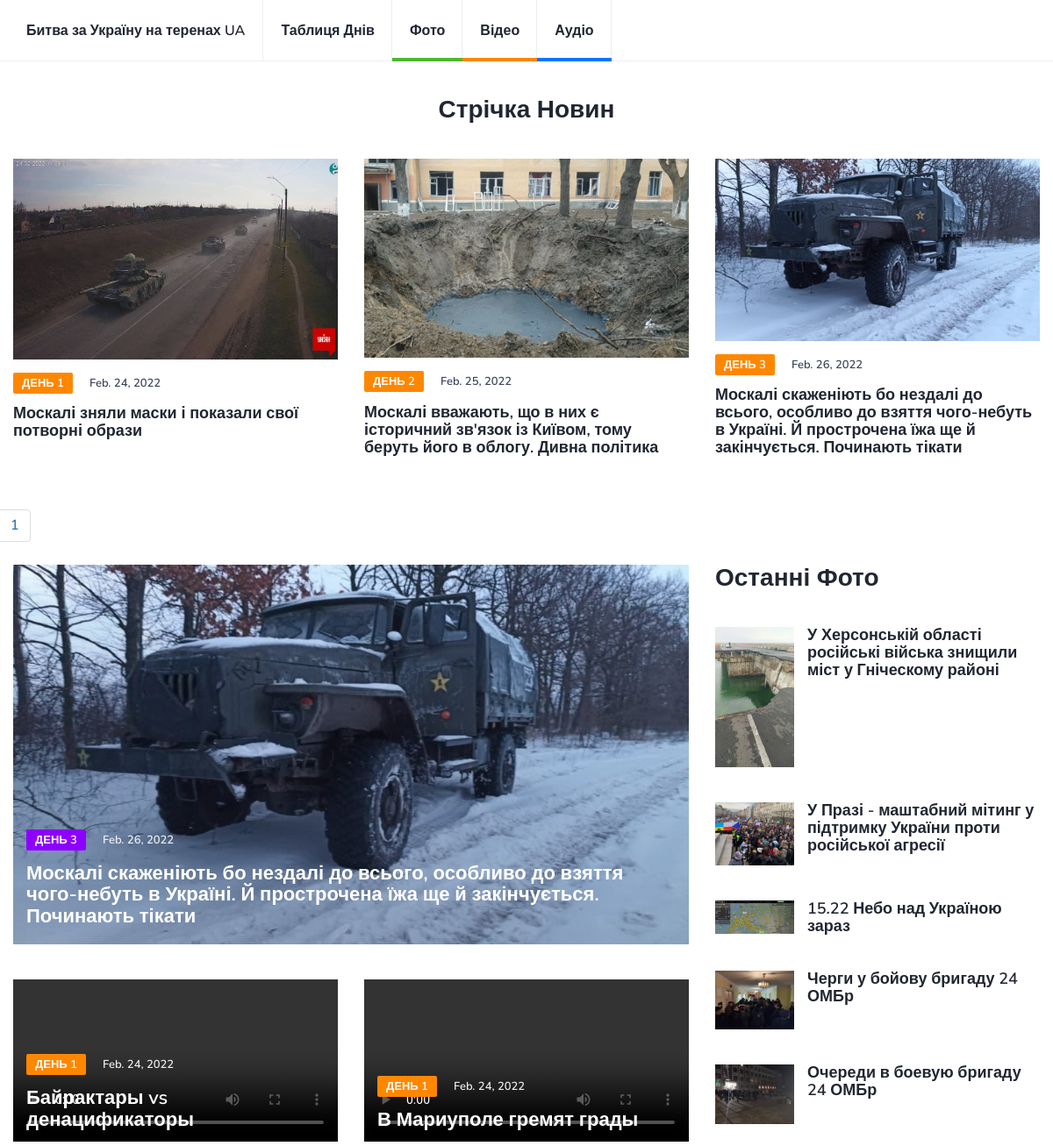
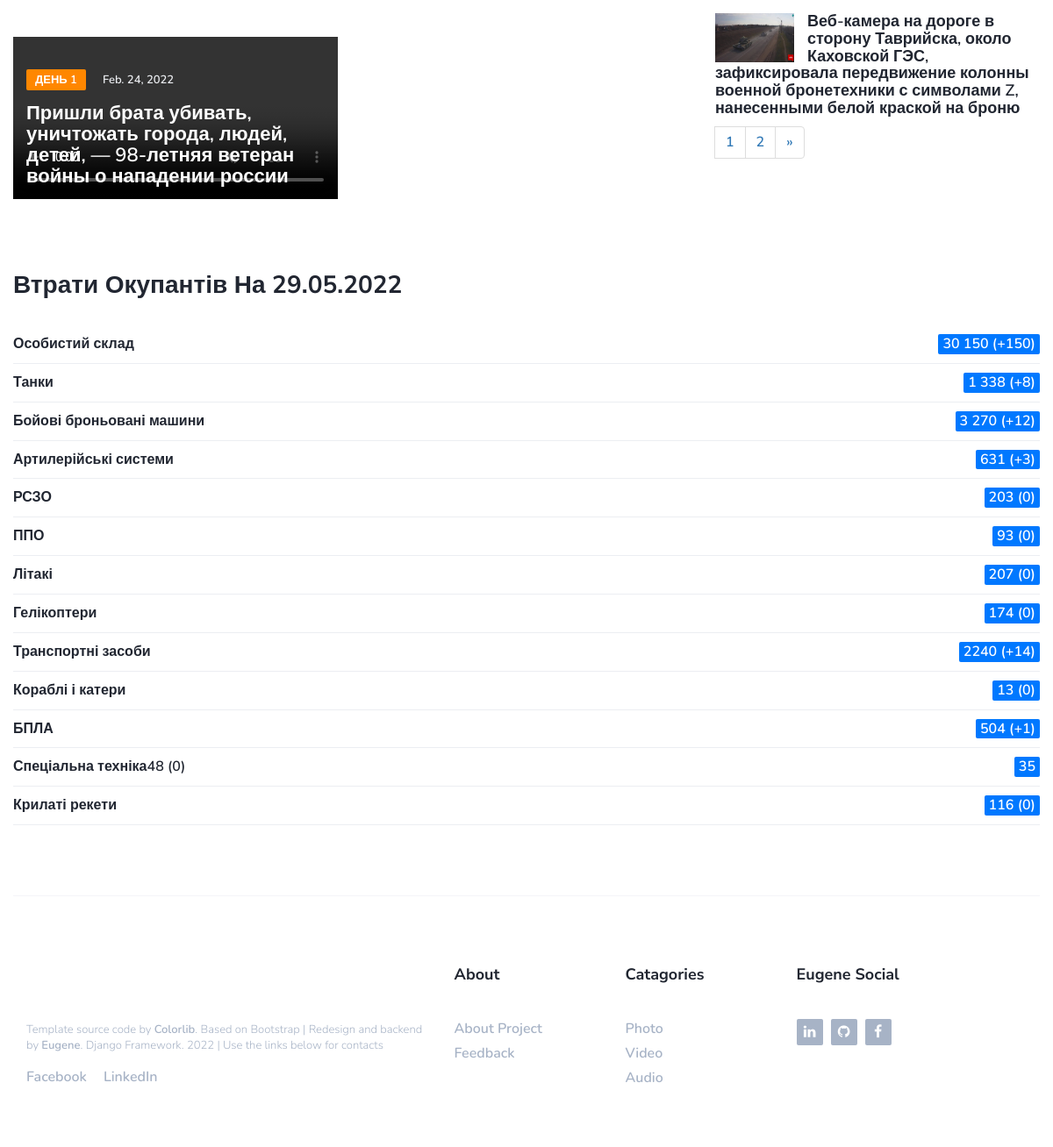
The page / on the database its author committed (2 pictures, top to bottom).
### usersite/models.py (models this page shows, shortened)
class GeneralDayDescriptionModel(models.Model):
    day_number = models.CharField(max_length=4)
    date = models.DateField(auto_now_add=False)
    day_title = models.CharField(max_length=200)
    daily_image = models.ImageField(upload_to='media/images/')
    def __str__(self):
        return f'День {self.day_number}'
    class Meta:
        verbose_name = 'day'
        verbose_name_plural = 'Days'

class DayVideoModel(models.Model):
    parent = models.ForeignKey(GeneralDayDescriptionModel, db_index=True, on_delete=models.PROTECT)
    description = models.TextField(blank=True)
    media = models.FileField(upload_to='media/video/%Y/%m/%d')
    parent_event_time = models.ForeignKey(DayEventModel, db_index=True, on_delete=models.PROTECT, blank=True)
    category = models.ForeignKey('ItemCategoryModel', db_index=True, on_delete=models.PROTECT)
    class Meta:
        verbose_name = 'video'
        verbose_name_plural = 'Videos'

class DayPhotoModel(models.Model):
    parent = models.ForeignKey(GeneralDayDescriptionModel, db_index=True, on_delete=models.PROTECT)
    description = models.TextField(blank=True)
    media = models.ImageField(upload_to='media/photo/%Y/%m/%d')
    parent_event_time = models.ForeignKey(DayEventModel, db_index=True, on_delete=models.PROTECT, blank=True)
    category = models.ForeignKey('ItemCategoryModel', db_index=True, on_delete=models.PROTECT, related_name='photocategory')
    class Meta:
        verbose_name = 'photo'
        verbose_name_plural = 'Photos'

class LostItemsListModel(models.Model):
    date = models.ForeignKey(GeneralDayDescriptionModel, db_index=True, on_delete=models.PROTECT, default='1')
    team = models.CharField(max_length=16)
    tanks = models.CharField(max_length=16)
    battle_armored_vehicle = models.CharField(max_length=16)
    artilery_system = models.CharField(max_length=16)
    rszo = models.CharField(max_length=16)
    antyair_missle = models.CharField(max_length=16)
    airplanes = models.CharField(max_length=16)
    helicopters = models.CharField(max_length=16)
    vehicles = models.CharField(max_length=16)
    ships_and_boats = models.CharField(max_length=16)
    bpla = models.CharField(max_length=16)
    special_vehicle = models.CharField(max_length=16)
    rockets = models.CharField(max_length=16)
    class Meta:
        verbose_name = 'or change items info'
        verbose_name_plural = 'Lost items list'

### usersite/views.py (the view)
# urls.py: path('', index, name='home'),
def index(request):
    current_day = GeneralDayDescriptionModel.objects.order_by('-pk').first()
    day_review = GeneralDayDescriptionModel.objects.all()
    day_review_paginator = Paginator(day_review, 3)
    day_review_page_number = request.GET.get('page')
    day_review_page_obj = day_review_paginator.get_page(day_review_page_number)
    photos = DayPhotoModel.objects.order_by('-parent')
    photos_paginator = Paginator(photos, 6)
    photos_page_number = request.GET.get('page')
    photos_page_obj = photos_paginator.get_page(photos_page_number)
    videos = DayVideoModel.objects.order_by('-parent')
    videos_paginator = Paginator(videos, 4)
    videos_page_number = request.GET.get('page')
    videos_page_obj = videos_paginator.get_page(videos_page_number)
    lost_items = LostItemsListModel.objects.all().order_by('-date')
    context = {
        'current_day': current_day,
        'day_review_page_obj': day_review_page_obj,
        'photos_page_obj': photos_page_obj,
        'videos': videos,
        'lost_items': lost_items,
    }
    return render(request, 'usersite/index.html', context=context)

### usersite/templates/usersite/index.html (shortened to what this page needs)
{% extends 'usersite/_base.html' %}
{% load static %}
{% block content %}
<div class="col-md-12">
    <div class="section-title text-center">
      <h2>Стрічка новин</h2>
    </div>
</div>
<div class="row">
  {% for item in day_review_page_obj %}
  <div class="col-md-4">
      <div class="post">
          <a class="post-img" href="{% url 'review' item.pk %}"><img
                  src="{{ item.daily_image | default:'default_image.png' }}" alt=""></a>
          <div class="post-body">
              <div class="post-meta">
                  <span class="post-category cat-2">День {{ item.day_number }}</span>
                  <span class="post-date">{{ item.date }}</span>
              </div>
              <h3 class="post-title"><a href="{% url 'review' item.pk %}">{{ item.day_title }}</a></h3>
          </div>
      </div>
  </div>
  {% endfor %}
    <nav style="margin-top: -5rem" class="ml-auto" aria-label="Page navigation example">
        <ul class="pagination">
            {% for page in day_review_page_obj.paginator.page_range %}
            <li class="page-item"><a class="page-link" href="?page={{ page }}">{{ page }}</a></li>
            {% endfor %}
        </ul>
    </nav>
</div>
<div class="row">
    <div class="col-md-8">
        <div class="row">
            <div class="col-md-12">
                <div class="post post-thumb">
                    <a class="post-img" href="blog-post.html"><img src="{{ current_day.daily_image }}" alt=""></a>
                    <div class="post-body">
                        <div class="post-meta">
                            <a class="post-category cat-3" href="category.html">День {{ current_day.day_number }}</a>
                            <span class="post-date">{{ current_day.date }}</span>
                        </div>
                        <h3 class="post-title"><a href="blog-post.html">{{ current_day.day_title }}</a></h3>
                    </div>
                </div>
            </div>
        </div>
        <div class="row">
            {% for item in videos %}
            <div class="col-md-6">
                <div class="post post-thumb">
                    <video src="{{ item.media }}" controls width="100%"></video>
                    <div class="post-body">
                        <div class="post-meta">
                            <a class="post-category cat-2" href="category.html">{{ item.parent }}</a>
                            <span class="post-date">{{ item.parent.date }}</span>
                        </div>
                        <h3 class="post-title"><a href="blog-post.html">{{ item.description }}</a></h3>
                    </div>
                </div>
            </div>
            {% endfor %}
            <nav style="margin-top: -5rem" class="ml-auto" aria-label="Page navigation example">
            </nav>
        </div>
    </div>
    <div class="col-md-4">
        <div class="aside-widget">
            <div class="section-title">
                <h2>Останні фото</h2>
            </div>
            {% for item in photos_page_obj %}
            <div class="post post-widget">
                <a class="post-img" href="blog-post.html"><img src="{{ item.media }}" alt=""></a>
                <div class="post-body">
                    <h3 class="post-title"><a href="blog-post.html">{{ item.description }}</a></h3>
                </div>
            </div>
            {% endfor %}
            <nav style="margin-top: -5rem" class="ml-auto" aria-label="Page navigation example">
                <ul class="pagination">
                    {% for page in photos_page_obj.paginator.page_range %}
                    <li class="page-item"><a class="page-link" href="?page={{ page }}">{{ page }}</a></li>
                    {% endfor %}
                    {% if photos_page_obj.has_next %}
                    <li class="page-item">
                        <a class="page-link" href="?page={{ photos_page_obj.paginator.num_pages }}" aria-label="Next">
                            <span aria-hidden="true">&raquo;</span>
                        </a>
                    </li>
                    {% endif %}
                </ul>
            </nav>
        </div>
        <div class="aside-widget text-center">
        </div>
    </div>
</div>
<div class="aside-widget">
    <div class="section-title">
        <h2>Втрати окупантів на 29.05.2022</h2>
    </div>
    <div class="category-widget">
        <ul>
            {% for item in lost_items %}
            <li><a href="#" class="cat-4">Особистий склад<span>{{ item.team }}</span></a></li>
            <li><a href="#" class="cat-4">Танки<span>{{ item.tanks }}</span></a></li>
            <li><a href="#" class="cat-4">Бойові броньовані машини<span>{{ item.battle_armored_vehicle }}</span></a>
            </li>
            <li><a href="#" class="cat-4">Артилерійські системи<span>{{ item.artilery_system }}</span></a></li>
            <li><a href="#" class="cat-4">РСЗО<span>{{ item.rszo }}</span></a></li>
            <li><a href="#" class="cat-4">ППО<span>{{ item.antyair_missle }}</span></a></li>
            <li><a href="#" class="cat-4">Літакі<span>{{ item.airplanes }}</span></a></li>
            <li><a href="#" class="cat-4">Гелікоптери<span>{{ item.helicopters }}</span></a></li>
            <li><a href="#" class="cat-4">Транспортні засоби<span>{{ item.vehicles }}</span></a></li>
            <li><a href="#" class="cat-4">Кораблі і катери<span>{{ item.ships_and_boats }}</span></a></li>
            <li><a href="#" class="cat-4">БПЛА<span>{{ item.bpla }}</span></a></li>
            <li><a href="#" class="cat-4">Спеціальна техніка<span>35</span>{{ item.special_vehicle }}</a></li>
            <li><a href="#" class="cat-4">Крилаті рекети<span>{{ item.rockets }}</span></a></li>
            {% endfor %}
        </ul>
    </div>
</div>
{% endblock %}

### usersite/templates/usersite/_base.html (shortened to what this page needs)
{% load static %}
<!DOCTYPE html>
<html lang="en">
	<head>
		<link type="text/css" rel="stylesheet" href="{% static 'css/bootstrap.min.css' %}"/>
		<link rel="stylesheet" href="{% static 'css/font-awesome.min.css' %}">
		<link type="text/css" rel="stylesheet" href="{% static 'css/style.css' %}"/>
    </head>
<body>
{% include 'usersite/inc/_header.html' %}
<div class="section">
    <div class="container">
        <div class="row">
            {% block content %}{% endblock %}
        </div>
    </div>
</div>
{% include 'usersite/inc/_footer.html' %}
</body>
</html>

### usersite/templates/usersite/inc/_header.html
<header id="header">
    <div id="nav">
        <div id="nav-fixed">
            <div class="container">
                <div class="nav-logo">
                    <a href="{% url 'home' %}" class="logo">Битва за Україну на теренах UA</a>
                </div>
                <ul class="nav-menu nav navbar-nav">
                    <li><a href="{% url 'daylist' %}">Таблиця днів</a></li>
                    <li class="cat-1"><a href="{% url 'photo' %}">Фото</a></li>
                    <li class="cat-2"><a href="{% url 'video' %}">Відео</a></li>
                    <li class="cat-3"><a href="{% url 'audio' %}">Аудіо</a></li>
                </ul>
            </div>
        </div>
    </div>
</header>

### usersite/templates/usersite/inc/_footer.html (shortened to what this page needs)
<footer id="footer">
  <div class="container">
    <div class="row">
      <div class="col-md-5">
        <div class="footer-widget">
          <div class="footer-logo">
          </div>
          <div class="footer-copyright">
								<span> Template source code by <a href="https://colorlib.com" target="_blank">Colorlib</a>. Based on Bootstrap | Redesign and backend by <a
                                          href="">Eugene</a>. Django Framework. 2022 | Use the links below for contacts
                                  </span>
          </div>
          <ul style="margin-top: 1.5rem" class="footer-nav">
            <li><a href="https://www.facebook.com/eugene.chernishev" target="_blank">Facebook</a></li>
            <li><a href="https://www.linkedin.com/in/eugene-chernyshev-79145886/" target="_blank">LinkedIn</a></li>
          </ul>
        </div>
      </div>
      <div class="col-md-4">
        <div class="row">
          <div class="col-md-6">
            <div class="footer-widget">
              <h3 class="footer-title">About</h3>
              <ul class="footer-links">
                <li><a href="{% url 'about' %}">About Project</a></li>
                <li><a href="{% url 'contacts' %}">Feedback</a></li>
              </ul>
            </div>
          </div>
          <div class="col-md-6">
            <div class="footer-widget">
              <h3 class="footer-title">Catagories</h3>
              <ul class="footer-links">
                <li><a href="{% url 'photo' %}">Photo</a></li>
                <li><a href="{% url 'video' %}">Video</a></li>
                <li><a href="{% url 'audio' %}">Audio</a></li>
              </ul>
            </div>
          </div>
        </div>
      </div>
      <div class="col-md-3">
        <div class="footer-widget">
          <h3 class="footer-title">eugene social</h3>
          <ul class="footer-social">
            <li><a href="https://www.linkedin.com/in/eugene-chernyshev-79145886/" target="_blank"><i class="fa fa-linkedin"></i></a></li>
            <li><a href="https://github.com/Eugene-and-sandbox" target="_blank"><i class="fa fa-github"></i></a></li>
            <li><a href="https://www.facebook.com/eugene.chernishev" target="_blank"><i class="fa fa-facebook"></i></a></li>
          </ul>
        </div>
      </div>
    </div>
  </div>
</footer>

### rows shown on the page
GeneralDayDescriptionModel: daily_image (picture), day_number "1", date "Feb. 24, 2022", day_title "Москалі зняли маски і показали свої потворні образи"
GeneralDayDescriptionModel: daily_image (picture), day_number "2", date "Feb. 25, 2022", day_title "Москалі вважають, що в них є історичний зв'язок із Київом, тому беруть його в облогу. Дивна політика"
GeneralDayDescriptionModel: daily_image (picture), day_number "3", date "Feb. 26, 2022", day_title "Москалі скаженіють бо нездалі до всього, особливо до взяття чого-небуть в Україні. Й прострочена їжа ще й закінчується. Починають тікати"
DayVideoModel: parent "ДЕНЬ 1", parent "Feb. 24, 2022", description "Байрактары vs денацификаторы"
DayVideoModel: parent "ДЕНЬ 1", parent "Feb. 24, 2022", description "В Мариуполе гремят грады"
DayVideoModel: parent "ДЕНЬ 1", parent "Feb. 24, 2022", description "Пришли брата убивать, уничтожать города, людей, детей, — 98-летняя ветеран войны о нападении россии"
DayPhotoModel: media (picture), description "У Херсонській області російські війська знищили міст у Гніческому районі"
DayPhotoModel: media (picture), description "У Празі - маштабний мітинг у підтримку України проти російської агресії"
DayPhotoModel: media (picture), description "15.22 Небо над Україною зараз"
DayPhotoModel: media (picture), description "Черги у бойову бригаду 24 ОМБр"
DayPhotoModel: media (picture), description "Очереди в боевую бригаду 24 ОМБр"
DayPhotoModel: media (picture), description "Веб-камера на дороге в сторону Таврийска, около Каховской ГЭС, зафиксировала передвижение колонны военной бронетехники с символами Z, нанесенными белой краской на броню"
LostItemsListModel: team "30 150 (+150)", tanks "1 338 (+8)", battle_armored_vehicle "3 270 (+12)", artilery_system "631 (+3)", rszo "203 (0)", antyair_missle "93 (0)", airplanes "207 (0)", helicopters "174 (0)", vehicles "2240 (+14)", ships_and_boats "13 (0)", bpla "504 (+1)", special_vehicle "48 (0)", rockets "116 (0)"

### other values the page prints
{{ page }} "1"
{{ page }} "1" "2"
